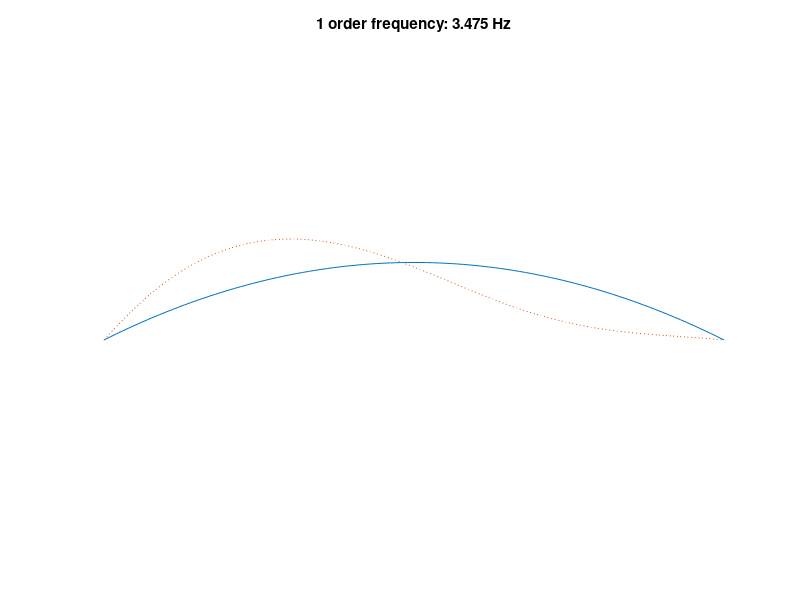
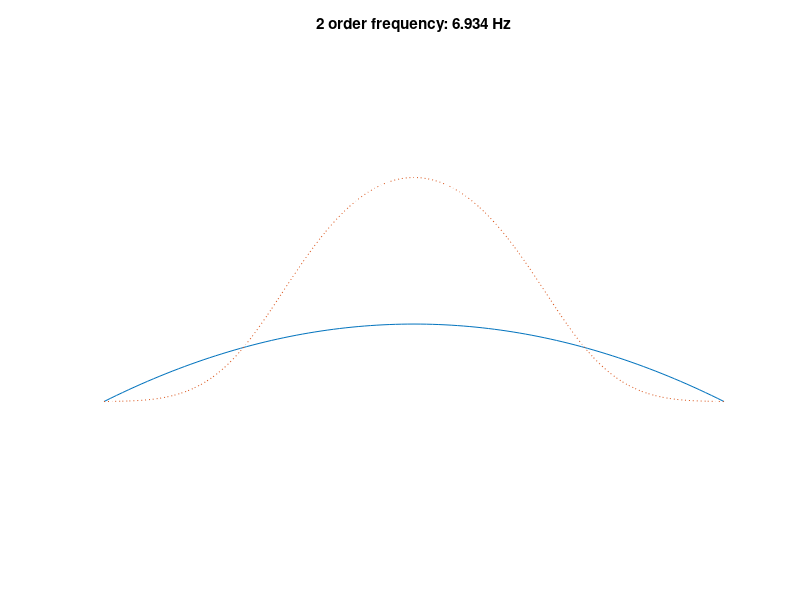
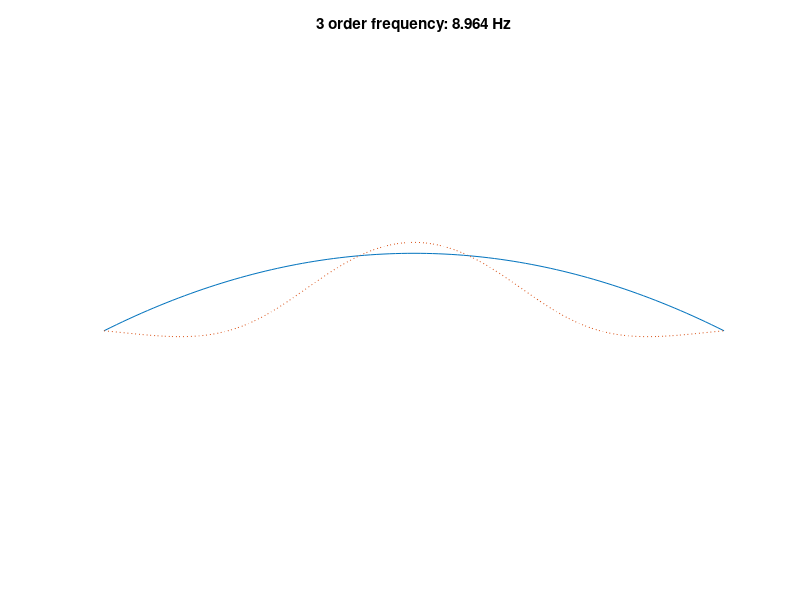

Reproduce these figures in MATLAB, in order.
function exam8_1
% This program is a calculation program in Chapter 8 of "Structural Analysis Finite Element Method and MATLAB Design". 
%It uses plane beam elements to calculate the free vibration characteristics of two-hinge parabolic arches.
%      Input parameters: none
%      Output: The first 3 vibration frequencies and their corresponding mode shapes

% define global variables
%      gNode ------ Node coordinates
%      gElement --- unit definition
%      gMaterial -- Material properties
%      gBC1 ------- The first kind of constraints
%      gK --------- Global stiffness matrix
%      gDelta ----- Overall Node Coordinates

    PlaneFrameModel ;      % Defining the Finite Element Model
    SolveModel ;           % Solve the Finite Element Model
    DisplayResults ;       % Display calculation results
return ;

function PlaneFrameModel
%  Defining a finite element model of a planar rod system
%  Input parameters:
%      none
%  Return value:
%      none
%  instruction:
%      This function defines the finite element model data of the planar rod system:
%        gNode ------- Node definition
%        gElement ---- unit definition
%        gMaterial --- Material definitions, including elastic modulus, beam cross-sectional area, and beam bending moment of inertia
%        gBC --------- Restrictions

    global gNode gElement gMaterial gBC1

    % geometric features of a given parabolic arch
    L = 60 ;               %  Calculate span  
    f = 7.5 ;              %  Calculate the sag
    
    n = 100 ;              %  number of units
    x = -L/2:L/n:L/2 ;     %  the x coordinate of the node
    a = f/L^2*4 ;
    y = - a * x.^2 ;       %  the y coordinate of the node

    % Node coordinates
    gNode = [x'  y'] ;
    
    % unit definition
    gElement = zeros( n, 3 ) ;
    for i=1:n
        gElement( i, : ) = [ i, i+1, 1 ] ;
    end
    
    % Material properties
    %Elastic Modulus  bending moment of inertia  Cross-sectional area  density
    gMaterial = [2.06e11,  0.03622,   0.0815,  1435.2/0.0815];   

    % The first kind of constraints
    % node number /degrees of freedom  /Constraint value
    gBC1 = [ 1,        1,        0.0
             1,        2,        0.0
             n+1,      1,        0.0
             n+1,      2,        0.0] ;
return

function SolveModel
%  Solve the Finite Element Model
%  Input parameters:
%     none
%  Return value:
%     none


    global gNode gElement gMaterial gBC1 gK gM gEigValue gEigVector

    % step1. Define global stiffness matrix and nodal force vectors
    [node_number,dummy] = size( gNode ) ;
    gK = sparse( node_number * 3, node_number * 3 ) ;
    gM = sparse( node_number * 3, node_number * 3 ) ;

    % step2. Calculate element stiffness and mass matrices and integrate into global stiffness and mass matrices
    [element_number,dummy] = size( gElement ) ;
    for ie=1:1:element_number
        k = StiffnessMatrix( ie ) ;
        m = MassMatrix( ie ) ; 
        AssembleGlobalMatrix( ie, k, m ) ;
    end

    % step3. To deal with the first type of constraints, modify the stiffness and mass matrices (using line-by-line method)
    [bc1_number,dummy] = size( gBC1 ) ;
    w2max = max( diag(gK)./diag(gM) ) ;
    for ibc=1:1:bc1_number
        n = gBC1(ibc, 1 ) ;
        d = gBC1(ibc, 2 ) ;
        m = (n-1)*3 + d ;
        gK(:,m) = zeros( node_number*3, 1 ) ;
        gK(m,:) = zeros( 1, node_number*3 ) ;
        gK(m,m) = 1;
        gM(:,m) = zeros( node_number*3, 1 ) ;
        gM(m,:) = zeros( 1, node_number*3 ) ;
        gM(m,m) = gK(m,m)/w2max/1e10 ;
    end
    
    % step4. Solve the eigenvalue problem
    % step4.1In order to make the stiffness and mass matrices symmetric (round-off errors may be introduced in the calculation)
    for i=1:node_number*3
        for j=i:node_number*3
            gK(j,i) = gK(i,j) ;
            gM(j,i) = gM(i,j) ;
        end
    end
    
    % step4.2 Calculate the first 6 order eigenvalues and eigenvectors
    [gEigVector, gEigValue] = eigs(gK, gM, 3, 'SM' ) ; 
    
    % step4.3 Modify constrained degrees of freedom in eigenvectors
    for ibc=1:1:bc1_number
        n = gBC1(ibc, 1 ) ;
        d = gBC1(ibc, 2 ) ;
        m = (n-1)*3 + d ;
        gEigVector(m,:) = gBC1(ibc,3) ;
    end
return

function k = StiffnessMatrix( ie )
%  Calculate the element stiffness matrix
%  Input parameters:
%     ie -------  unit number
%  Return value:
%     k  ----  Stiffness Matrix in Global Coordinate System
    global gNode gElement gMaterial
    k = zeros( 6, 6 ) ;
    E = gMaterial( gElement(ie, 3), 1 ) ;
    I = gMaterial( gElement(ie, 3), 2 ) ;
    A = gMaterial( gElement(ie, 3), 3 ) ;
    xi = gNode( gElement( ie, 1 ), 1 ) ;
    yi = gNode( gElement( ie, 1 ), 2 ) ;
    xj = gNode( gElement( ie, 2 ), 1 ) ;
    yj = gNode( gElement( ie, 2 ), 2 ) ;
    L = ( (xj-xi)^2 + (yj-yi)^2 )^(1/2) ;
    k = [  E*A/L           0          0 -E*A/L           0          0
               0  12*E*I/L^3  6*E*I/L^2      0 -12*E*I/L^3  6*E*I/L^2
               0   6*E*I/L^2    4*E*I/L      0  -6*E*I/L^2    2*E*I/L
          -E*A/L           0          0  E*A/L           0          0
               0 -12*E*I/L^3 -6*E*I/L^2      0  12*E*I/L^3 -6*E*I/L^2
               0   6*E*I/L^2    2*E*I/L      0  -6*E*I/L^2    4*E*I/L] ;
    T = TransformMatrix( ie ) ;
    k = T*k*transpose(T) ;
return

function m = MassMatrix( ie )
%  Calculate the element mass matrix
%  Input parameters:
%     ie -------  unit number
%  Return value:
%     m  ----  Mass matrix in global coordinate system
    global gNode gElement gMaterial
    m = zeros( 6, 6 ) ;
    E = gMaterial( gElement(ie, 3), 1 ) ;
    A = gMaterial( gElement(ie, 3), 3 ) ;
    ro = gMaterial( gElement(ie, 3 ), 4 ) ;
    xi = gNode( gElement( ie, 1 ), 1 ) ;
    yi = gNode( gElement( ie, 1 ), 2 ) ;
    xj = gNode( gElement( ie, 2 ), 1 ) ;
    yj = gNode( gElement( ie, 2 ), 2 ) ;
    L = ( (xj-xi)^2 + (yj-yi)^2 )^(1/2) ;
    m = ro*A*L/420*[140      0      0   70      0      0
                      0    156   22*L    0     54   -13*L
                      0   22*L  4*L^2    0   13*L  -3*L^2
                     70      0      0  140      0       0 
                      0     54   13*L    0    156   -22*L
                      0  -13*L -3*L^2    0  -22*L  4*L^2 ] ;
    T = TransformMatrix( ie ) ;
    m = T*m*transpose(T) ;
return

function AssembleGlobalMatrix( ie, ke, me )
%  Integrate element stiffness and mass matrices into the global stiffness matrix
%  Input parameters:
%      ie  --- unit number
%      ke  --- Element Stiffness Matrix
%      me  --- Element Mass Matrix
%  return value:
%     none
    global gElement gK gM
    for i=1:1:2
        for j=1:1:2
            for p=1:1:3
                for q =1:1:3
                    m = (i-1)*3+p ;
                    n = (j-1)*3+q ;
                    M = (gElement(ie,i)-1)*3+p ;
                    N = (gElement(ie,j)-1)*3+q ;
                    gK(M,N) = gK(M,N) + ke(m,n) ;
                    gM(M,N) = gM(M,N) + me(m,n) ;
                end
            end
        end
    end
return

function T = TransformMatrix( ie )
%  Calculate the coordinate transformation matrix of the unit (local coordinates -> global coordinates)
%  Input parameters
%      ie  ----- node number
%  return value
%      T ------- Coordinate transformation matrix from local coordinates to global coordinates
    global gElement gNode
    xi = gNode( gElement( ie, 1 ), 1 ) ;
    yi = gNode( gElement( ie, 1 ), 2 ) ;
    xj = gNode( gElement( ie, 2 ), 1 ) ;
    yj = gNode( gElement( ie, 2 ), 2 ) ;
    L = sqrt( (xj-xi)^2 + (yj-yi)^2 ) ;
    c = (xj-xi)/L ;
    s = (yj-yi)/L ;
    T=[ c  -s   0   0   0   0
        s   c   0   0   0   0
        0   0   1   0   0   0
        0   0   0   c  -s   0
        0   0   0   s   c   0
        0   0   0   0   0   1] ;
return

function DisplayResults
%  Display calculation results
%  Input parameters:
%      none
%  Return value:
%     none

    global gNode gElement gMaterial gBC1 gEigValue gEigVector

    fre_number = length(diag(gEigValue)) ;
    
    % print eigenvectors (mode shapes)
    fprintf( '\n\n  Table 1 Eigenvectors (Mode Shapes)  \n' ) ;
    for i=1:fre_number
        fprintf( '----------------') ;
    end
    fprintf( '\n' ) ;
    for i=1:fre_number
        fprintf( '  %6d        ', i ) ;
    end
    fprintf( '\n' ) ;
    for i=1:fre_number
        fprintf( '----------------') ;
    end
    fprintf( '\n' ) ;
    [dof,dummy]=size(gEigVector) ;
    for i=1:dof
        for j=fre_number:-1:1
            fprintf( '%15.7e ', gEigVector(i,j) ) ;
        end
        fprintf( '\n' ) ;
    end
    for i=1:fre_number
        fprintf( '----------------') ;
    end
    fprintf( '\n' ) ;

    % print eigenvalues
    fprintf( '\n\n\n\n Table 2 List of eigenvalues (frequency)  \n' ) ;
    fprintf( '-----------------------------------------------------------------------\n') ;
    fprintf( '   Order    Eigenvalues      Frequency (Hz)   Circular frequency (Hz) \n' ) ;
    fprintf( '-----------------------------------------------------------------------\n') ;
    for i=fre_number:-1:1
        fprintf( '%6d   %15.7e   %15.7e   %15.7e\n', fre_number-i+1, ...
            gEigValue(i,i), sqrt(gEigValue(i,i))/2/pi, sqrt(gEigValue(i,i)) ) ;
    end
    fprintf( '----------------------------------------------------------------------\n') ;
    
    % Plot Mode Shapes
    for j=fre_number:-1:1
        figure ;
        x = gNode(:,1) ;
        y = gNode(:,2) ;
        dx = gEigVector(1:3:length(x)*3, j ) ;
        dy = gEigVector(2:3:length(x)*3, j ) ;
        factor = max( [max(abs(x))/max(abs(dx)), max(abs(y))/max(abs(dy))] )* 0.05; 
        plot(x,y,'-', x+factor*dx, y+factor*dy, ':') ;
        title( sprintf( '%d order frequency: %.3f Hz', fre_number-j+1, sqrt(gEigValue(j,j))/2/pi ) ) ;
        axis equal;
        axis off ;
    end
return
